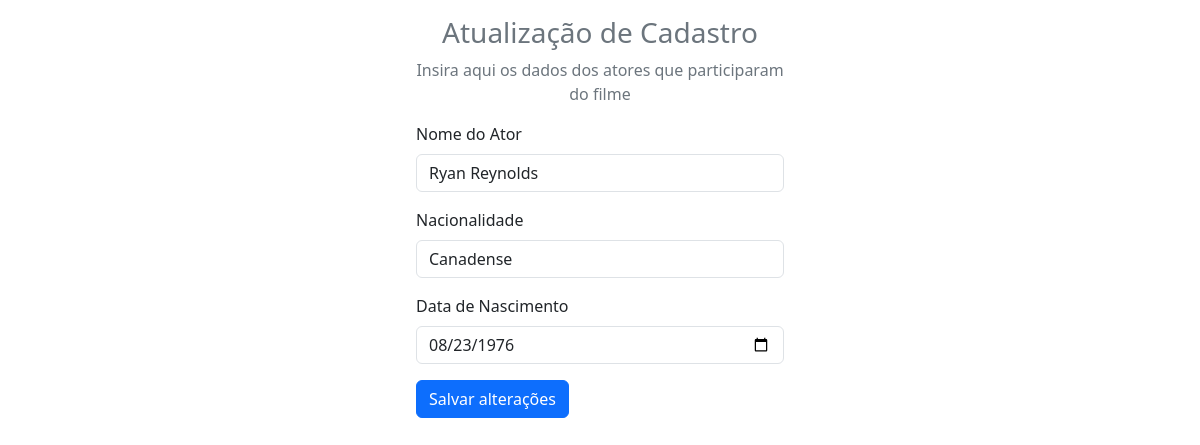
Page /updateController.php?id=4 on the committed database.
### tables this page shows
CREATE TABLE `atores` (
  `id` int(5) NOT NULL,
  `nome` text NOT NULL,
  `nacionalidade` varchar(50) NOT NULL,
  `data_nascimento` date NOT NULL
);

### updateController.php (the view, shortened to what this page needs)
<?php
    include "model/connection.php";
    $id=$_GET["id"];
    $sql=$connection->query(" select * from atores where id=$id ");
?>
<!DOCTYPE html>
<html lang="pt-br">
<head>
    <link href="https://cdn.jsdelivr.net/npm/bootstrap@5.3.2/dist/css/bootstrap.min.css" rel="stylesheet">
</head>
<body>
    <form class="col-4 p-3 m-auto" method="POST">
        <h3 class="text-center text-secondary">Atualização de Cadastro</h3>
        <p class="text-center text-secondary">Insira aqui os dados dos atores que participaram do filme</p>
        <?php
            include "controller/updateController.php";
            while($data=$sql->fetch_object()){?>
                <div class="mb-3">
                <label for="exampleInputEmail1" class="form-label">Nome do Ator</label>
                <input type="text" class="form-control" name="nome" value="<?= $data->nome ?>">
                </div>
                <div class="mb-3">
                    <label for="exampleInputEmail1" class="form-label">Nacionalidade</label>
                    <input type="text" class="form-control" name="nacionalidade" value="<?= $data->nacionalidade ?>">
                </div>
                <div class="mb-3">
                    <label for="exampleInputEmail1" class="form-label">Data de Nascimento</label>
                    <input type="date" class="form-control" name="data_nascimento" value="<?= $data->data_nascimento ?>">
                </div>
            <?php }
        ?>
        <button type="submit" class="btn btn-primary" name="btnsalvar" value="ok">Salvar alterações</button>
    </form>
</body>
</html>

### rows in the picture
atores: nome "Ryan Reynolds", nacionalidade "Canadense", data_nascimento "08/23/1976"
